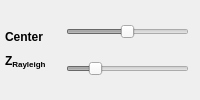
                        <widget class="QFrame" name="frame">
                         <layout class="QGridLayout" name="gridLayout_5">
                          <property name="leftMargin">
                           <number>0</number>
                          </property>
                          <item row="1" column="2">
                           <widget class="QSlider" name="silica_RayleighLength_slider">
                            <property name="enabled">
                             <bool>false</bool>
                            </property>
                            <property name="sizePolicy">
                             <sizepolicy hsizetype="Preferred" vsizetype="Fixed">
                              <horstretch>0</horstretch>
                              <verstretch>0</verstretch>
                             </sizepolicy>
                            </property>
                            <property name="statusTip">
                             <string>This slider controls the width of the curve, but other sliders may influence apparent width as well.</string>
                            </property>
                            <property name="minimum">
                             <number>1</number>
                            </property>
                            <property name="maximum">
                             <number>2001</number>
                            </property>
                            <property name="singleStep">
                             <number>10</number>
                            </property>
                            <property name="pageStep">
                             <number>10</number>
                            </property>
                            <property name="value">
                             <number>400</number>
                            </property>
                            <property name="orientation">
                             <enum>Qt::Horizontal</enum>
                            </property>
                            <property name="tickPosition">
                             <enum>QSlider::NoTicks</enum>
                            </property>
                           </widget>
                          </item>
                          <item row="0" column="2">
                           <widget class="QSlider" name="silica_centerPoint_slider">
                            <property name="enabled">
                             <bool>false</bool>
                            </property>
                            <property name="sizePolicy">
                             <sizepolicy hsizetype="Preferred" vsizetype="Fixed">
                              <horstretch>0</horstretch>
                              <verstretch>0</verstretch>
                             </sizepolicy>
                            </property>
                            <property name="statusTip">
                             <string>This slider controls the horizontal position of the curve, but other sliders may influence the apparent horizontal position as well.</string>
                            </property>
                            <property name="maximum">
                             <number>200</number>
                            </property>
                            <property name="singleStep">
                             <number>3</number>
                            </property>
                            <property name="pageStep">
                             <number>3</number>
                            </property>
                            <property name="value">
                             <number>100</number>
                            </property>
                            <property name="orientation">
                             <enum>Qt::Horizontal</enum>
                            </property>
                           </widget>
                          </item>
                          <item row="0" column="0" rowspan="2">
                           <widget class="QFrame" name="verticalFrame_2">
                            <property name="maximumSize">
                             <size>
                              <width>60</width>
                              <height>16777215</height>
                             </size>
                            </property>
                            <layout class="QGridLayout" name="gridLayout_41">
                             <property name="leftMargin">
                              <number>0</number>
                             </property>
                             <item row="2" column="0" rowspan="2">
                              <widget class="QLabel" name="label_44">
                               <property name="sizePolicy">
                                <sizepolicy hsizetype="Fixed" vsizetype="Preferred">
                                 <horstretch>0</horstretch>
                                 <verstretch>0</verstretch>
                                </sizepolicy>
                               </property>
                               <property name="font">
                                <font>
                                 <weight>75</weight>
                                 <bold>true</bold>
                                </font>
                               </property>
                               <property name="text">
                                <string>&lt;html&gt;&lt;head/&gt;&lt;body&gt;&lt;p&gt;Z&lt;span style=&quot; vertical-align:sub;&quot;&gt;Rayleigh&lt;/span&gt;&lt;/p&gt;&lt;/body&gt;&lt;/html&gt;</string>
                               </property>
                              </widget>
                             </item>
                             <item row="0" column="0" rowspan="2">
                              <widget class="QLabel" name="label_45">
                               <property name="sizePolicy">
                                <sizepolicy hsizetype="Fixed" vsizetype="Preferred">
                                 <horstretch>0</horstretch>
                                 <verstretch>0</verstretch>
                                </sizepolicy>
                               </property>
                               <property name="font">
                                <font>
                                 <weight>75</weight>
                                 <bold>true</bold>
                                </font>
                               </property>
                               <property name="text">
                                <string>Center</string>
                               </property>
                              </widget>
                             </item>
                            </layout>
                           </widget>
                          </item>
                         </layout>
                        </widget>
